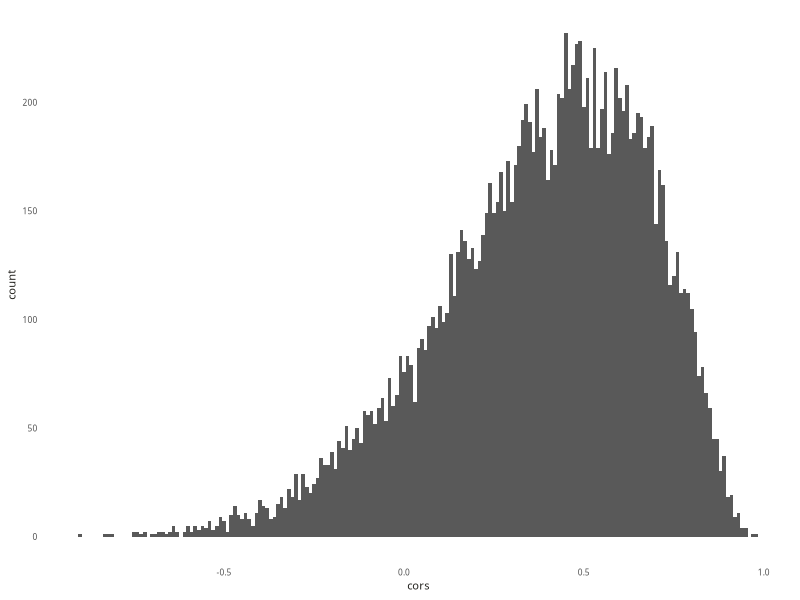
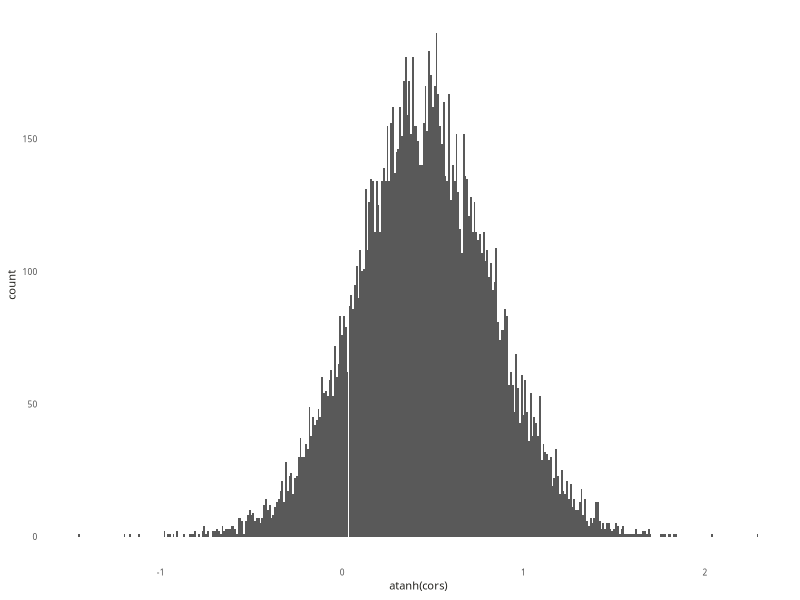

Recreate these plots in R, in order.
#! /usr/bin/env Rscript

## File description -------------------------------------------------------------
## A simple bootstrap experiment in variable transformation, as described in "An
## Introduction to the boostrap". The idea is to automatically recover the usual
## VST for the correlation in a bivariate normal model automatically using the
## bootstrap.

# Setup packages ---------------------------------------------------------------
library("ggplot2")

## Load packages into session
scale_colour_discrete <- function(...)
  scale_colour_brewer(..., palette="Set2")
scale_fill_discrete <- function(...)
  scale_fill_brewer(..., palette="Set2")

theme_set(theme_bw())
min_theme <- theme_update(
  panel.border = element_blank(),
  panel.grid = element_blank(),
  text = element_text(family = "Ubuntu Regular", color = "#22211d"),
  axis.ticks = element_blank(),
  legend.title = element_text(size = 8),
  legend.text = element_text(size = 6),
  axis.text = element_text(size = 6),
  axis.title = element_text(size = 8),
  strip.background = element_blank(),
  strip.text = element_text(size = 8),
  legend.key = element_blank()
)

## ---- utils ----
generate_correlated <- function(N, rho) {
  z <- rnorm(N)
  cbind(X1 = z, X2 = rho * z + rnorm(N, 0, sqrt(1 - rho ^ 2)))
}

## ---- simulate ----
N <- 10
rho <- .4
R <- 15000

cors <- vector(length = R)
for (i in seq_len(R)) {
  X <- generate_correlated(N, rho)
  cors[i] <- cor(X)[1, 2]
}

## ---- usual-transformation ----
ggplot(data.frame(cors)) +
  geom_histogram(aes(x = cors), binwidth = 0.01)
ggplot(data.frame(cors)) +
  geom_histogram(aes(x = atanh(cors)), binwidth = 0.01)
